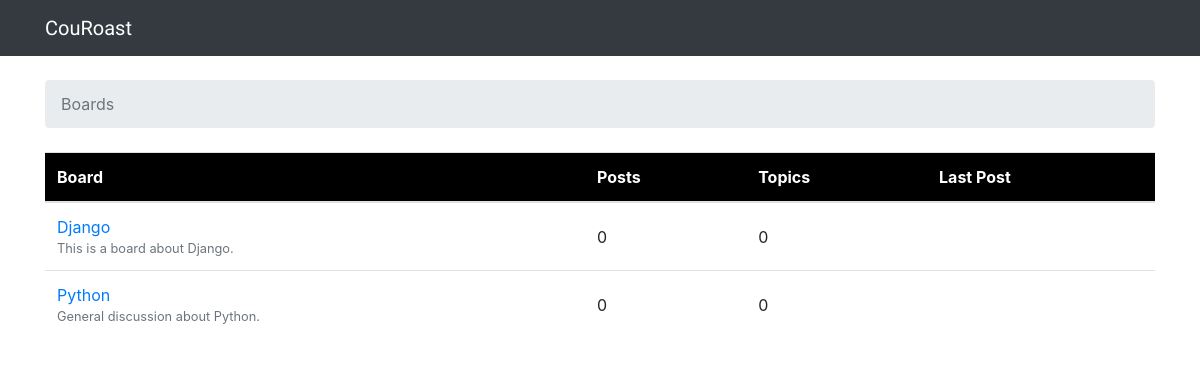
The app's page /, older data.
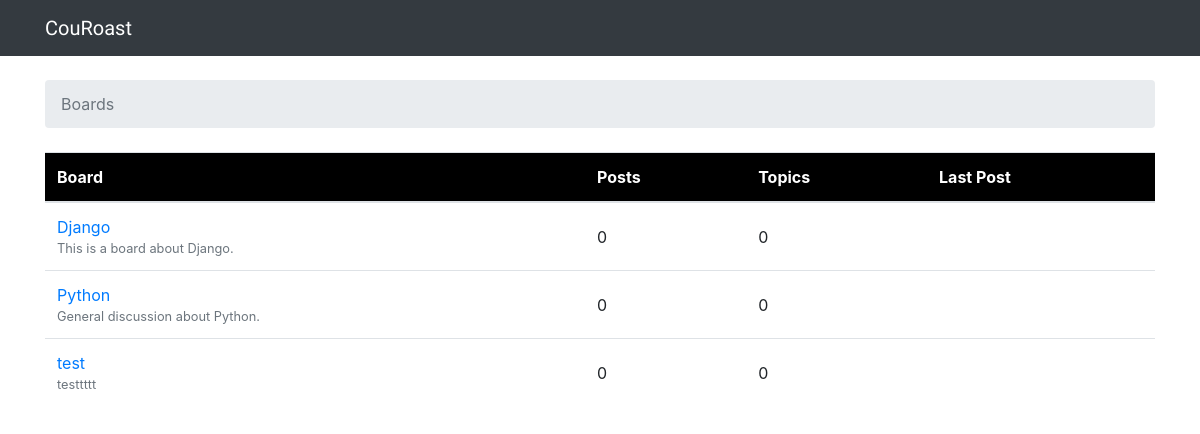
The same page, newer data.
### boards/models.py (models this page shows, shortened)
class Board(models.Model):
    name = models.CharField(max_length = 30, unique = True)
    description = models.CharField(max_length = 100)

### boards/views.py (the view)
# urls.py: 2. Add a URL to urlpatterns:  path('', views.home, name='home')
def home(request):
    boards = Board.objects.all()
    return render(request,'home.html',{'boards':boards})

### templates/home.html
{% extends 'base.html' %}
{% block breadcrumb %}
    <li class = "breadcrumb-item active">Boards</li>
{% endblock %}
{% block content %}
    <table class = "table">
        <thead class = "thead-inverse" style="background-color:black">
            <tr>
                <th style="color: white">Board</th>
                <th style="color:white">Posts</th>
                <th style="color:white">Topics</th>
                <th style="color:white">Last Post</th>
            </tr>
        </thead>
        <tbody>
            {% for board in boards %}
                <tr>
                    <td>
                        <a href="{%url 'board_topics' board.pk %}">{{board.name}}</a>
                        <small class="text-muted d-block">{{board.description}}</small>
                    </td>
                    <td class="align-middle">0</td>
                    <td class="align-middle">0</td>
                    <td></td>
                </tr>
            {% endfor %}
        </tbody>
    </table>
 {% endblock %}

Row changes from the older to the newer data that the page shows:
added Board: name "test", description "testtttt"
